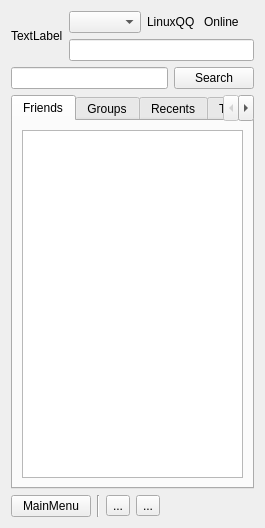
<?xml version="1.0" encoding="UTF-8"?>
<ui version="4.0">
 <class>QQMainPanel</class>
 <widget class="QWidget" name="QQMainPanel">
  <property name="geometry">
   <rect>
    <x>0</x>
    <y>0</y>
    <width>265</width>
    <height>528</height>
   </rect>
  </property>
  <property name="minimumSize">
   <size>
    <width>265</width>
    <height>525</height>
   </size>
  </property>
  <property name="windowTitle">
   <string>LinuxQQ</string>
  </property>
  <property name="styleSheet">
   <string notr="true">QWidget#QQMainPanel {
background-image: url(:/new/mainpanel/images/Skins/system/1.45_4/main.jpg);
border:none
}</string>
  </property>
  <layout class="QVBoxLayout" name="verticalLayout_2">
   <item>
    <layout class="QVBoxLayout" name="top_v_layout_">
     <property name="sizeConstraint">
      <enum>QLayout::SetMinimumSize</enum>
     </property>
     <item>
      <layout class="QHBoxLayout" name="horizontalLayout_2">
       <item>
        <widget class="QLabel" name="lbl_avatar_">
         <property name="styleSheet">
          <string notr="true"/>
         </property>
         <property name="text">
          <string>TextLabel</string>
         </property>
        </widget>
       </item>
       <item>
        <layout class="QVBoxLayout" name="verticalLayout">
         <item>
          <layout class="QHBoxLayout" name="horizontalLayout">
           <item>
            <widget class="QComboBox" name="comboBox">
             <property name="styleSheet">
              <string notr="true"/>
             </property>
            </widget>
           </item>
           <item>
            <widget class="QLabel" name="lbl_name_">
             <property name="styleSheet">
              <string notr="true"/>
             </property>
             <property name="text">
              <string>LinuxQQ</string>
             </property>
            </widget>
           </item>
           <item>
            <widget class="QLabel" name="lbl_state_">
             <property name="styleSheet">
              <string notr="true"/>
             </property>
             <property name="text">
              <string>Online</string>
             </property>
            </widget>
           </item>
          </layout>
         </item>
         <item>
          <widget class="QLineEdit" name="le_mood_">
           <property name="styleSheet">
            <string notr="true"/>
           </property>
          </widget>
         </item>
        </layout>
       </item>
      </layout>
     </item>
     <item>
      <layout class="QHBoxLayout" name="horizontalLayout_4">
       <item>
        <widget class="QLineEdit" name="le_search_">
         <property name="styleSheet">
          <string notr="true"/>
         </property>
        </widget>
       </item>
       <item>
        <widget class="QPushButton" name="pb_search_">
         <property name="styleSheet">
          <string notr="true"/>
         </property>
         <property name="text">
          <string>Search</string>
         </property>
        </widget>
       </item>
      </layout>
     </item>
    </layout>
   </item>
   <item>
    <widget class="QTabWidget" name="tab_main_">
     <property name="styleSheet">
      <string notr="true"/>
     </property>
     <property name="currentIndex">
      <number>0</number>
     </property>
     <widget class="QWidget" name="friends">
      <attribute name="title">
       <string>Friends</string>
      </attribute>
      <layout class="QHBoxLayout" name="horizontalLayout_5">
       <item>
        <widget class="QTreeView" name="tv_friendlist_">
         <property name="styleSheet">
          <string notr="true"/>
         </property>
         <property name="headerHidden">
          <bool>true</bool>
         </property>
        </widget>
       </item>
      </layout>
     </widget>
     <widget class="QWidget" name="groups">
      <attribute name="title">
       <string>Groups</string>
      </attribute>
      <layout class="QVBoxLayout" name="verticalLayout_3">
       <item>
        <widget class="QListView" name="lv_grouplist_"/>
       </item>
      </layout>
     </widget>
     <widget class="QWidget" name="recents">
      <attribute name="title">
       <string>Recents</string>
      </attribute>
      <layout class="QVBoxLayout" name="verticalLayout_4">
       <item>
        <widget class="QListView" name="lv_recents_list_"/>
       </item>
      </layout>
     </widget>
     <widget class="QWidget" name="terms">
      <attribute name="title">
       <string>Terms</string>
      </attribute>
     </widget>
    </widget>
   </item>
   <item>
    <layout class="QHBoxLayout" name="horizontalLayout_3">
     <property name="sizeConstraint">
      <enum>QLayout::SetDefaultConstraint</enum>
     </property>
     <item>
      <widget class="QPushButton" name="pb_mainmenu_">
       <property name="sizePolicy">
        <sizepolicy hsizetype="Fixed" vsizetype="Fixed">
         <horstretch>0</horstretch>
         <verstretch>0</verstretch>
        </sizepolicy>
       </property>
       <property name="styleSheet">
        <string notr="true"/>
       </property>
       <property name="text">
        <string>MainMenu</string>
       </property>
      </widget>
     </item>
     <item>
      <widget class="Line" name="line">
       <property name="sizePolicy">
        <sizepolicy hsizetype="Fixed" vsizetype="Minimum">
         <horstretch>0</horstretch>
         <verstretch>0</verstretch>
        </sizepolicy>
       </property>
       <property name="orientation">
        <enum>Qt::Vertical</enum>
       </property>
      </widget>
     </item>
     <item>
      <widget class="QToolButton" name="toolButton_2">
       <property name="styleSheet">
        <string notr="true"/>
       </property>
       <property name="text">
        <string>...</string>
       </property>
      </widget>
     </item>
     <item>
      <widget class="QToolButton" name="toolButton">
       <property name="styleSheet">
        <string notr="true"/>
       </property>
       <property name="text">
        <string>...</string>
       </property>
      </widget>
     </item>
     <item>
      <spacer name="horizontalSpacer">
       <property name="orientation">
        <enum>Qt::Horizontal</enum>
       </property>
       <property name="sizeHint" stdset="0">
        <size>
         <width>40</width>
         <height>20</height>
        </size>
       </property>
      </spacer>
     </item>
    </layout>
   </item>
  </layout>
 </widget>
 <resources/>
 <connections/>
</ui>
